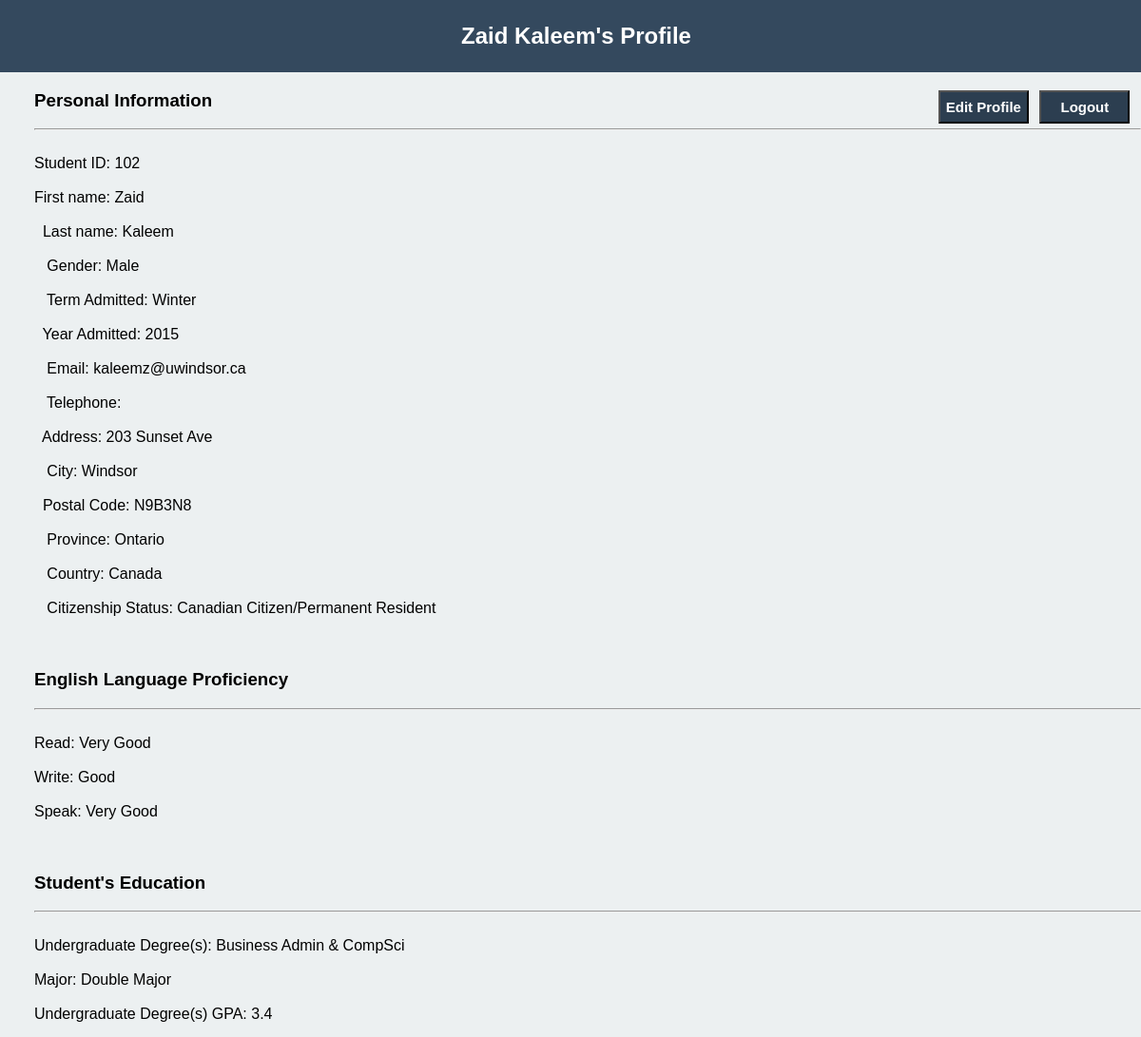
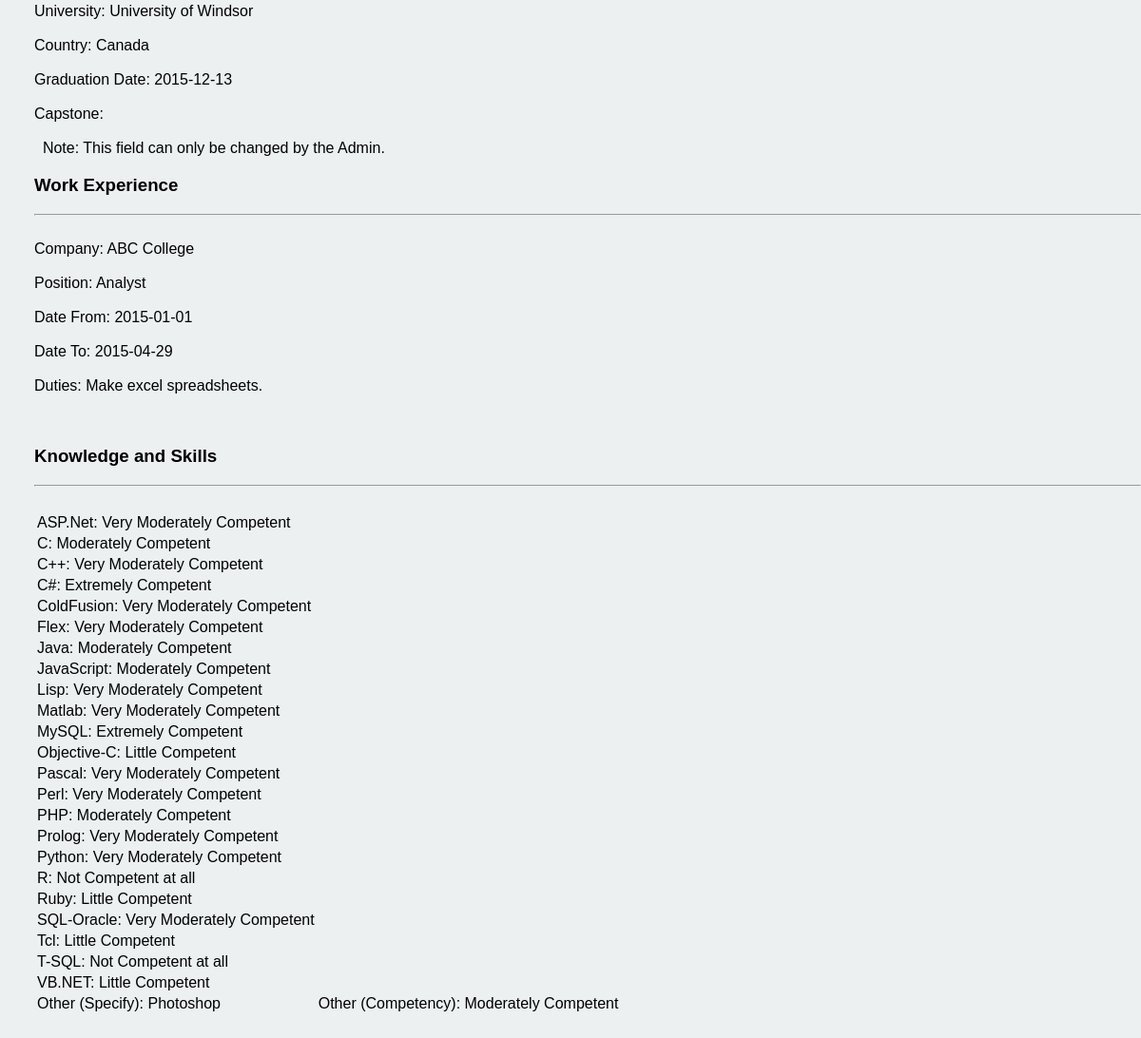
Page /studentFiles/studentProfile.php (signed in) on the committed database (2 pictures, top to bottom).
### tables this page shows
CREATE TABLE IF NOT EXISTS `student_personal_info` (
  `id` int(11) DEFAULT NULL,
  `fname` varchar(50) NOT NULL,
  `lname` varchar(50) NOT NULL,
  `gender` varchar(10) DEFAULT NULL,
  `term_admit` varchar(10) NOT NULL,
  `year_admit` int(11) NOT NULL,
  `email` varchar(50) NOT NULL,
  `telephone` varchar(50) DEFAULT NULL,
  `address` varchar(50) NOT NULL,
  `city` varchar(50) NOT NULL,
  `postal` varchar(50) NOT NULL,
  `province` varchar(50) DEFAULT NULL,
  `country` varchar(25) NOT NULL,
  `citizen_status` varchar(50) NOT NULL,
  `eng_read` varchar(50) DEFAULT NULL,
  `eng_write` varchar(50) DEFAULT NULL,
  `eng_speak` varchar(50) DEFAULT NULL,
  `undergrad_text` varchar(255) DEFAULT NULL,
  `major` varchar(50) DEFAULT NULL,
  `undergrad_gpa` float DEFAULT NULL,
  `university` varchar(50) DEFAULT NULL,
  `unicountry` varchar(50) DEFAULT NULL,
  `grad_date` date DEFAULT NULL,
  `company` varchar(50) DEFAULT NULL,
  `datefrom` date DEFAULT NULL,
  `dateto` date DEFAULT NULL,
  `position_com` varchar(50) DEFAULT NULL,
  `duties` varchar(255) DEFAULT NULL,
  `asp` varchar(50) DEFAULT NULL,
  `c_lang` varchar(50) DEFAULT NULL,
  `cpp` varchar(50) DEFAULT NULL,
  `csharp` varchar(50) DEFAULT NULL,
  `coldfusion` varchar(50) DEFAULT NULL,
  `flex` varchar(50) DEFAULT NULL,
  `java` varchar(50) DEFAULT NULL,
  `javascript` varchar(50) DEFAULT NULL,
  `lisp` varchar(50) DEFAULT NULL,
  `matlab` varchar(50) DEFAULT NULL,
  `mysql` varchar(50) DEFAULT NULL,
  `objc` varchar(50) DEFAULT NULL,
  `pascal_lang` varchar(50) DEFAULT NULL,
  `perl` varchar(50) DEFAULT NULL,
  `php` varchar(50) DEFAULT NULL,
  `prolog` varchar(50) DEFAULT NULL,
  `python` varchar(50) DEFAULT NULL,
  `r` varchar(50) DEFAULT NULL,
  `ruby` varchar(50) DEFAULT NULL,
  `sqloracle` varchar(50) DEFAULT NULL,
  `tcl` varchar(50) DEFAULT NULL,
  `tsql` varchar(50) DEFAULT NULL,
  `vbnet` varchar(50) DEFAULT NULL,
  `otherskill` varchar(50) DEFAULT NULL,
  `otherskillcomp` varchar(50) DEFAULT NULL,
  `project_internship` varchar(50) DEFAULT NULL
);

### studentFiles/databaseConnection.php (called while the page is built, shortened)
<?php
    $id = $_SESSION["ID"];
$userquery2 = mysql_query("SELECT * FROM student_personal_info WHERE id ='$id'");
while($row = mysql_fetch_array($userquery2, MYSQL_ASSOC)){
    $fname = $row['fname']; $lname = $row['lname']; $gender = $row['gender'];
    $term_admit= $row['term_admit']; $year_admit = $row['year_admit']; $email = $row['email'];
    $telephone = $row['telephone']; $address = $row['address']; $city = $row['city'];
    $postal = $row['postal']; $province = $row['province'];$country= $row['country'];
    $citizen_status = $row['citizen_status'];
    $eng_read= $row['eng_read'];$eng_write= $row['eng_write'];$eng_speak = $row['eng_speak'];
    $undergrad_text= $row['undergrad_text'];$major= $row['major'];$undergrad_gpa= $row['undergrad_gpa'];
    $university= $row['university'];$unicountry= $row['unicountry'];$grad_date = $row['grad_date'];
    $company = $row['company'];$datefrom = $row['datefrom'];$dateto = $row['dateto'];
    $position_com = $row['position_com'];$duties = $row['duties'];
    $asp= $row['asp'];$c_lang = $row['c_lang'];$cpp= $row['cpp'];
    $csharp = $row['csharp'];$coldfusion  = $row['coldfusion'];$flex = $row['flex'];
    $java = $row['java'];$javascript = $row['javascript'];$lisp = $row['lisp'];
    $matlab = $row['matlab'];$mysql = $row['mysql'];$objc = $row['objc'];
    $pascal_lang = $row['pascal_lang'];$perl = $row['perl'];$php = $row['php'];
    $prolog = $row['prolog'];$python = $row['python'];$r = $row['r'];
    $ruby = $row['ruby'];$sqloracle = $row['sqloracle'];$tcl = $row['tcl'];
    $tsql= $row['tsql'];$vbnet= $row['vbnet'];$otherskill= $row['otherskill'];
    $otherskillcomp = $row['otherskillcomp'];
}
?>

### studentFiles/studentProfile.php (the view, shortened to what this page needs)
<?php
include 'databaseConnection.php';
?>
<html>
<head lang="en">
    <link href="../css/studentProfile.css" rel="stylesheet" type="text/css">
</head>
<body>
<div class="header">
    <h2 style="display:inline;"> <?php echo "$fname $lname's Profile"?></h2>
</div>
<div class="content">
    <a href="../index.php"><input id="button" type="button" value="Logout"/></a>
    <a href="editStudentProfile.php"><input id="button" type="button" value="Edit Profile"/></a>
<h3>Personal Information</h3>
    <hr><br>
    Student ID: <?php echo $_SESSION["ID"] ?> <br><br>
    First name: <?php echo  $fname; ?><br><br>
      Last name: <?php echo $lname ?> <br><br>
    Gender: <?php echo $gender ?> <br><br>
    Term Admitted: <?php echo $term_admit ?> <br><br>
      Year Admitted: <?php echo $year_admit ?> <br><br>
    Email: <?php echo $email ?> <br><br>
    Telephone: <?php echo $telephone ?> <br><br>
      Address: <?php echo $address ?> <br><br>
    City: <?php echo $city ?> <br><br>
      Postal Code: <?php echo $postal ?> <br><br>
    Province: <?php echo $province ?> <br><br>
    Country: <?php echo $country ?> <br><br>
    Citizenship Status: <?php echo $citizen_status ?> <br><br>
    <br><h3>English Language Proficiency</h3><hr><br>
    Read: <?php echo $eng_read ?> <br><br>
    Write: <?php echo $eng_write ?> <br><br>
    Speak:  <?php echo $eng_speak ?> <br><br>
    <br><h3>Student's Education</h3><hr><br>
    Undergraduate Degree(s): <?php echo $undergrad_text ?> <br><br>
    Major: <?php echo $major ?> <br><br>
    Undergraduate Degree(s) GPA: <?php echo $undergrad_gpa ?> <br><br>
    University: <?php echo $university ?> <br><br>
    Country: <?php echo $unicountry ?> <br><br>
    Graduation Date: <?php echo $grad_date ?> <br><br>
    Capstone: <?php echo $project_internship ?> <br><br> &nbsp; Note: This field can only be changed by the Admin.
    <br><h3>Work Experience</h3><hr><br>
    Company: <?php echo $company ?> <br><br>
    Position: <?php echo $position_com ?> <br><br>
    Date From: <?php echo $datefrom?> <br><br>
    Date To: <?php echo $dateto ?> <br><br>
    Duties: <?php echo $duties ?> <br><br>
    <br><h3>Knowledge and Skills</h3><hr><br>
    <table>
        <tr>
            <td>ASP.Net: <?php echo $asp ?> </td>
            <td>
            </td>
        </tr>
        <tr>
            <td>C: <?php echo $c_lang ?></td>
            <td>
            </td>
        </tr>
        <tr>
            <td>C++: <?php echo $cpp ?> </td>
            <td>
            </td>
        </tr>
        <tr>
            <td>C#: <?php echo $csharp ?></td>
            <td>
            </td>
        </tr>
        <tr>
            <td>ColdFusion: <?php echo $coldfusion ?></td>
            <td>
            </td>
        </tr>
        <tr>
            <td>Flex: <?php echo $flex ?></td>
            <td>
            </td>
        </tr>
        <tr>
            <td>Java: <?php echo $java ?> </td>
            <td>
            </td>
        </tr>
        <tr>
            <td>JavaScript: <?php echo $javascript ?></td>
            <td>
            </td>
        </tr>
        <tr>
            <td>Lisp: <?php echo $lisp ?></td>
            <td>
            </td>
        </tr>
        <tr>
            <td>Matlab: <?php echo $matlab ?></td>
            <td>
            </td>
        </tr>
        <tr>
            <td>MySQL: <?php echo $mysql ?></td>
            <td>
            </td>
        </tr>
        <tr>
            <td>Objective-C: <?php echo $objc ?></td>
            <td>
            </td>
        </tr>
        <tr>
            <td>Pascal: <?php echo $pascal_lang ?></td>
            <td>
            </td>
        </tr>
        <tr>
            <td>Perl: <?php echo $perl ?></td>
            <td>
            </td>
        </tr>
        <tr>
            <td>PHP: <?php echo $php ?></td>
            <td>
            </td>
        </tr>
        <tr>
            <td>Prolog: <?php echo $prolog ?></td>
            <td>
            </td>
        </tr>
        <tr>
            <td>Python: <?php echo $python ?></td>
            <td>
            </td>
        </tr>
        <tr>
            <td>R: <?php echo $r ?></td>
            <td>
            </td>
        </tr>
        <tr>
            <td>Ruby: <?php echo $ruby ?></td>
            <td>
            </td>
        </tr>
        <tr>
            <td>SQL-Oracle: <?php echo $sqloracle ?></td>
            <td>
            </td>
        </tr>
        <tr>
            <td>Tcl: <?php echo $tcl ?></td>
            <td>
            </td>
        </tr>
        <tr>
            <td>T-SQL: <?php echo $tsql ?></td>
            <td>
            </td>
        </tr>
        <tr>
            <td>VB.NET: <?php echo $vbnet ?></td>
            <td>
            </td>
        </tr>
        <tr>
            <td>Other (Specify): <?php echo $otherskill ?>
            </td>
            <td>
                Other (Competency): <?php echo $otherskillcomp ?>
            </td>
    </table><br><br>
</div>
</body>
</html>

### css/studentProfile.css (style rules this page uses)
* { font-family: Arial, Helvetica, sans-serif; }
.header { text-align: center; background-color: #34495e; padding-top: 2%; padding-bottom: 2%; color: white; padding-left: 1%; }
.content { padding-left: 3%; }
body { background-color: #ecf0f1; margin: 0; }
#button { width:95px; height:35px; background:#2c3e50; font-weight:bold; font-size:15px; color: white; text-align: center; }
a { float: right; padding-right: 1%; }

### rows in the picture
student_personal_info: fname "Zaid", lname "Kaleem", gender "Male", term_admit "Winter", year_admit "2015", email "kaleemz@uwindsor.ca", address "203 Sunset Ave", city "Windsor", postal "N9B3N8", province "Ontario", country "Canada", citizen_status "Canadian Citizen/Permanent Resident", eng_read "Very Good", eng_write "Good", eng_speak "Very Good", undergrad_text "Business Admin & CompSci", major "Double Major", undergrad_gpa "3.4", university "University of Windsor", unicountry "Canada", grad_date "2015-12-13", company "ABC College", position_com "Analyst", datefrom "2015-01-01", dateto "2015-04-29", duties "Make excel spreadsheets.", asp "Very Moderately Competent", c_lang "Moderately Competent", cpp "Very Moderately Competent", csharp "Extremely Competent", coldfusion "Very Moderately Competent", flex "Very Moderately Competent", java "Moderately Competent", javascript "Moderately Competent", lisp "Very Moderately Competent", matlab "Very Moderately Competent", mysql "Extremely Competent", objc "Little Competent", pascal_lang "Very Moderately Competent", perl "Very Moderately Competent", php "Moderately Competent", prolog "Very Moderately Competent", python "Very Moderately Competent", r "Not Competent at all", ruby "Little Competent", sqloracle "Very Moderately Competent", tcl "Little Competent", tsql "Not Competent at all", vbnet "Little Competent", otherskill "Photoshop", otherskillcomp "Moderately Competent"

### other values in the picture
$_SESSION["ID"] "102"
